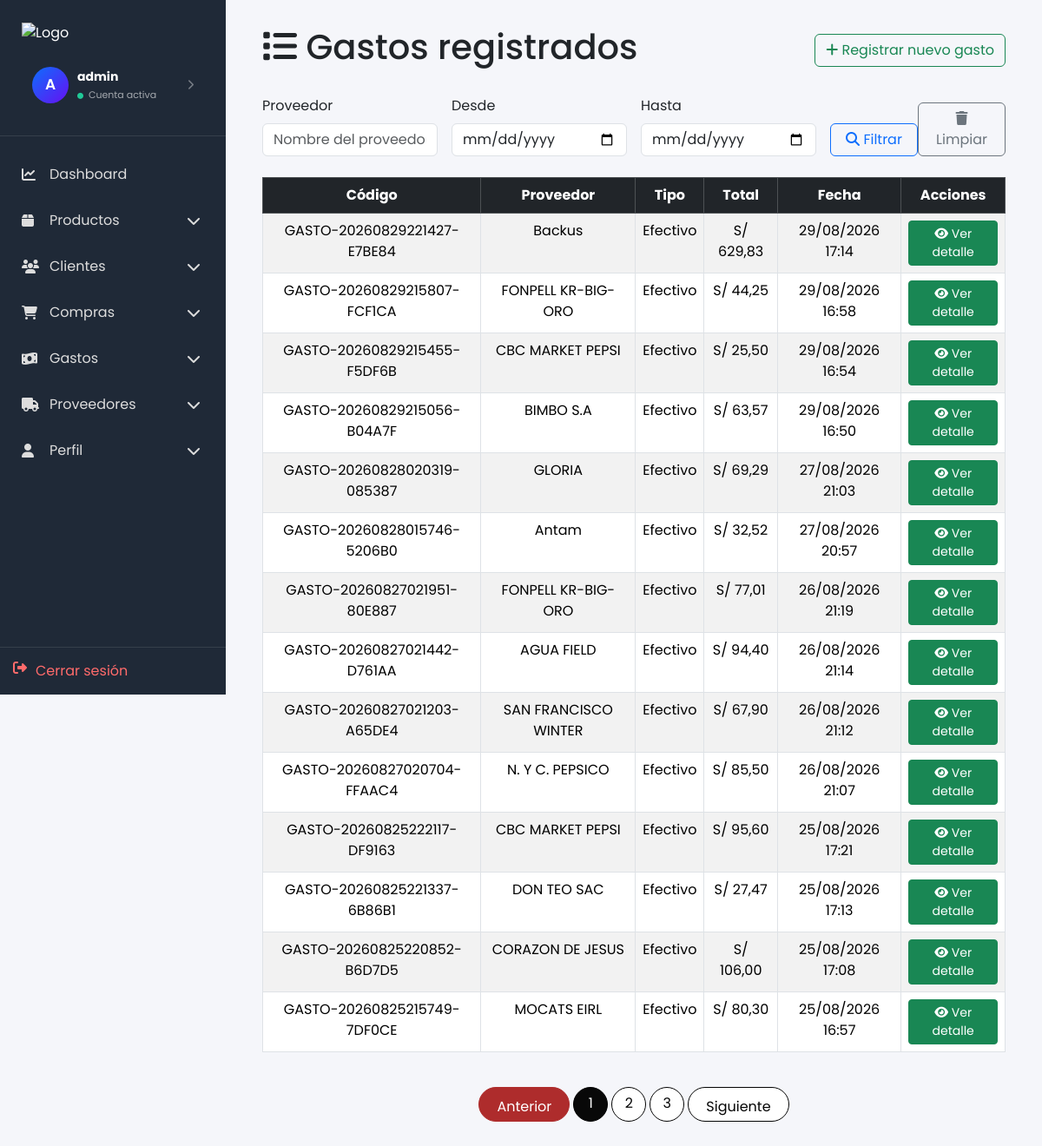
/gastos/lista-gastos/ (signed in), run on an earlier commit of the app's database.
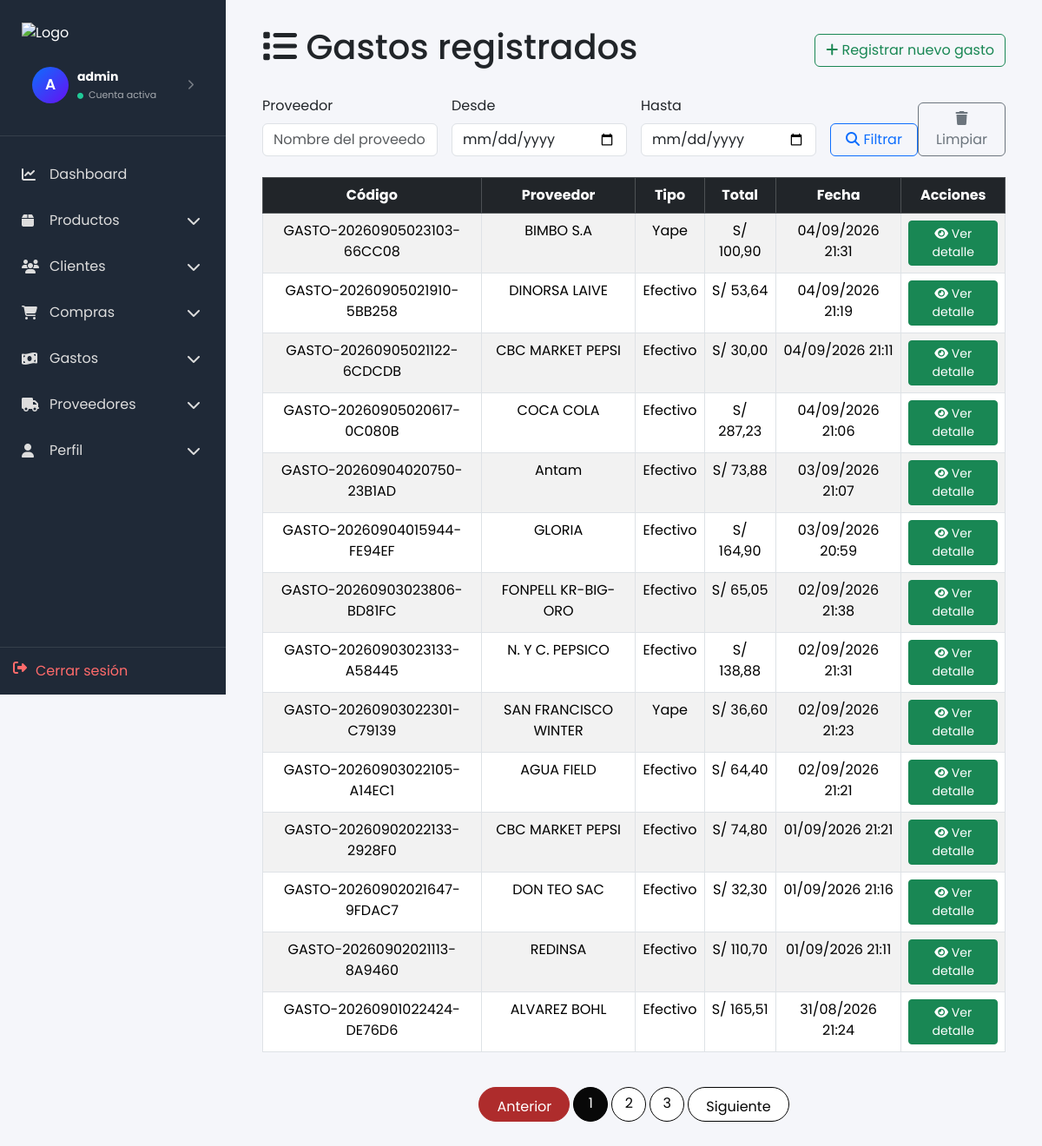
And on a later commit of the database.
### gastos/models.py (models this page shows, shortened)
class Gasto(models.Model):
    TIPO_COMPRA_CHOICES = [
        ('yape', 'Yape'),
        ('efectivo', 'Efectivo'),
        ('fiado', 'Fiado'),
    ]
    codigo = models.CharField(max_length=50, unique=True)
    proveedor = models.ForeignKey(Proveedor, on_delete=models.PROTECT)
    user = models.ForeignKey(settings.AUTH_USER_MODEL, on_delete=models.SET_NULL, null=True, blank=True)
    fecha = models.DateTimeField(auto_now_add=True)
    tipo_compra = models.CharField(max_length=20, choices=TIPO_COMPRA_CHOICES, default='efectivo')
    total = models.DecimalField(max_digits=12, decimal_places=2, default=Decimal('0.00'))
    percepcion = models.DecimalField(max_digits=12, decimal_places=2, default=Decimal('0.00'))
    descripcion = models.TextField(blank=True)
    boletas_storage = FileSystemStorage(
        location=os.path.join(settings.BASE_DIR, 'static', 'img', 'boletas'),
        base_url='/' + os.path.join(settings.STATIC_URL.strip('/'), 'img', 'boletas') + '/',
    )
    imagen = models.FileField(upload_to='', storage=boletas_storage, blank=True, null=True)

class Proveedor(models.Model):
    nombre = models.CharField(max_length=150)
    email = models.EmailField(blank=True)
    telefono = models.CharField(max_length=20, blank=True)
    direccion = models.TextField(blank=True)
    activo = models.BooleanField(default=True)
    fecha_registro = models.DateTimeField(auto_now_add=True)
    class Meta:
        ordering = ['-fecha_registro']
        verbose_name_plural = 'Proveedores'

### gastos/views.py (the view)
# urls.py: path('lista-gastos/', views.lista_gastos, name='lista_gastos'),
@login_required
def lista_gastos(request):
    gastos = Gasto.objects.select_related('proveedor').order_by('-fecha')
    proveedor = request.GET.get('proveedor')
    fecha_inicio = request.GET.get('fecha_inicio')
    fecha_fin = request.GET.get('fecha_fin')
    if proveedor:
        gastos = gastos.filter(proveedor__nombre__icontains=proveedor)
    if fecha_inicio:
        gastos = gastos.filter(fecha__date__gte=fecha_inicio)
    if fecha_fin:
        gastos = gastos.filter(fecha__date__lte=fecha_fin)
    paginator = Paginator(gastos, 14)
    page = request.GET.get('page')
    page_obj = paginator.get_page(page)
    return render(request, 'listaGastos.html', {
        'gastos': page_obj,
        'page_obj': page_obj,
        'proveedor': proveedor,
        'fecha_inicio': fecha_inicio,
        'fecha_fin': fecha_fin,
    })

### gastos/templates/listaGastos.html (shortened to what this page needs)
{% extends 'dashboard_base.html' %}
{% block content %}
<div class="container">
  <div class="d-flex justify-content-between align-items-center mb-4">
    <h1><i class="fas fa-list"></i> Gastos registrados</h1>
    <a href="{% url 'registrar_gastos' %}" class="btn btn-outline-success"><i class="fas fa-plus"></i> Registrar nuevo gasto</a>
  </div>
  <form method="get" class="row g-3 mb-4">
    <div class="col-md-3">
      <label class="form-label">Proveedor</label>
      <input type="text" name="proveedor" class="form-control" placeholder="Nombre del proveedor">
    </div>
    <div class="col-md-3">
      <label class="form-label">Desde</label>
      <input type="date" name="fecha_inicio" class="form-control" value="{{ fecha_inicio }}">
    </div>
    <div class="col-md-3">
      <label class="form-label">Hasta</label>
      <input type="date" name="fecha_fin" class="form-control" value="{{ fecha_fin }}">
    </div>
    <div class="col-md-3 d-flex align-items-end">
      <div class="col-md-6">
      <button class="btn btn-outline-primary w-100"><i class="fas fa-search"></i> Filtrar
      </button>
      </div>
      <div class="col-md-6">
      <a href="{% url 'lista_gastos' %}" class="btn btn-outline-secondary"><i class="fas fa-trash"></i> Limpiar</a>
      </div>
    </div>
  </form>
  {% if gastos %}
    <div class="table-responsive">
      <table class="table table-hover table-striped table-bordered text-center">
        <thead class="table-dark">
          <tr>
            <th>Código</th>
            <th>Proveedor</th>
            <th>Tipo</th>
            <th>Total</th>
            <th>Fecha</th>
            <th>Acciones</th>
          </tr>
        </thead>
        <tbody>
          {% for gasto in gastos %}
            <tr>
              <td>{{ gasto.codigo }}</td>
              <td>{{ gasto.proveedor.nombre }}</td>
              <td>{{ gasto.get_tipo_compra_display }}</td>
              <td>S/ {{ gasto.total }}</td>
              <td>{{ gasto.fecha|date:'d/m/Y H:i' }}</td>
              <td>
                <a href="{% url 'detalle_gasto' gasto.pk %}" class="btn btn-sm btn-success"><i class="fas fa-eye"></i> Ver detalle</a>
              </td>
            </tr>
          {% endfor %}
        </tbody>
      </table>
    </div>
  {% else %}
    <div class="alert alert-info">No hay gastos registrados aún.</div>
  {% endif %}
</div>
{% if page_obj.paginator.num_pages > 1 %}
<nav aria-label="Paginación" class="mt-4">
  <ul class="pagination justify-content-center">
    {% if page_obj.has_previous %}
      <li class="page-item">
        <a class="page-link" href="?q={{ query }}&tipo={{ tipo }}&page={{ page_obj.previous_page_number }}">Anterior</a>
      </li>
    {% else %}
      <li class="page-item disabled"><span class="page-link">Anterior</span></li>
    {% endif %}
    {% for num in page_obj.paginator.page_range %}
      {% if num == page_obj.number %}
        <li class="page-item active"><span class="page-link">{{ num }}</span></li>
      {% elif num >= page_obj.number|add:'-2' and num <= page_obj.number|add:'2' %}
        <li class="page-item"><a class="page-link" href="?q={{ query }}&tipo={{ tipo }}&page={{ num }}">{{ num }}</a></li>
      {% endif %}
    {% endfor %}
    {% if page_obj.has_next %}
      <li class="page-item">
        <a class="page-link" href="?q={{ query }}&tipo={{ tipo }}&page={{ page_obj.next_page_number }}">Siguiente</a>
      </li>
    {% else %}
      <li class="page-item disabled"><span class="page-link">Siguiente</span></li>
    {% endif %}
  </ul>
</nav>
{% endif %}
{% endblock %}

What changed in the data, as far as the page shows it:
no longer on this page (row unchanged): Gasto: codigo "GASTO-20260829221427-E7BE84", proveedor.nombre "Backus", tipo_compra "Efectivo", total "629,83", fecha "29/08/2026 17:14"
no longer on this page (row unchanged): Gasto: codigo "GASTO-20260829215807-FCF1CA", proveedor.nombre "FONPELL KR-BIG-ORO", tipo_compra "Efectivo", total "44,25", fecha "29/08/2026 16:58"
no longer on this page (row unchanged): Gasto: codigo "GASTO-20260829215455-F5DF6B", proveedor.nombre "CBC MARKET PEPSI", tipo_compra "Efectivo", total "25,50", fecha "29/08/2026 16:54"
no longer on this page (row unchanged): Gasto: codigo "GASTO-20260829215056-B04A7F", proveedor.nombre "BIMBO S.A", tipo_compra "Efectivo", total "63,57", fecha "29/08/2026 16:50"
no longer on this page (row unchanged): Gasto: codigo "GASTO-20260828020319-085387", proveedor.nombre "GLORIA", tipo_compra "Efectivo", total "69,29", fecha "27/08/2026 21:03"
no longer on this page (row unchanged): Gasto: codigo "GASTO-20260828015746-5206B0", proveedor.nombre "Antam", tipo_compra "Efectivo", total "32,52", fecha "27/08/2026 20:57"
no longer on this page (row unchanged): Gasto: codigo "GASTO-20260827021951-80E887", proveedor.nombre "FONPELL KR-BIG-ORO", tipo_compra "Efectivo", total "77,01", fecha "26/08/2026 21:19"
no longer on this page (row unchanged): Gasto: codigo "GASTO-20260827021442-D761AA", proveedor.nombre "AGUA FIELD", tipo_compra "Efectivo", total "94,40", fecha "26/08/2026 21:14"
no longer on this page (row unchanged): Gasto: codigo "GASTO-20260827021203-A65DE4", proveedor.nombre "SAN FRANCISCO WINTER", tipo_compra "Efectivo", total "67,90", fecha "26/08/2026 21:12"
no longer on this page (row unchanged): Gasto: codigo "GASTO-20260827020704-FFAAC4", proveedor.nombre "N. Y C. PEPSICO", tipo_compra "Efectivo", total "85,50", fecha "26/08/2026 21:07"
no longer on this page (row unchanged): Gasto: codigo "GASTO-20260825222117-DF9163", proveedor.nombre "CBC MARKET PEPSI", tipo_compra "Efectivo", total "95,60", fecha "25/08/2026 17:21"
no longer on this page (row unchanged): Gasto: codigo "GASTO-20260825221337-6B86B1", proveedor.nombre "DON TEO SAC", tipo_compra "Efectivo", total "27,47", fecha "25/08/2026 17:13"
no longer on this page (row unchanged): Gasto: codigo "GASTO-20260825220852-B6D7D5", proveedor.nombre "CORAZON DE JESUS", tipo_compra "Efectivo", total "106,00", fecha "25/08/2026 17:08"
no longer on this page (row unchanged): Gasto: codigo "GASTO-20260825215749-7DF0CE", proveedor.nombre "MOCATS EIRL", tipo_compra "Efectivo", total "80,30", fecha "25/08/2026 16:57"
added Gasto: codigo "GASTO-20260905023103-66CC08", proveedor.nombre "BIMBO S.A", tipo_compra "Yape", total "100,90", fecha "04/09/2026 21:31"
added Gasto: codigo "GASTO-20260905021910-5BB258", proveedor.nombre "DINORSA LAIVE", tipo_compra "Efectivo", total "53,64", fecha "04/09/2026 21:19"
added Gasto: codigo "GASTO-20260905021122-6CDCDB", proveedor.nombre "CBC MARKET PEPSI", tipo_compra "Efectivo", total "30,00", fecha "04/09/2026 21:11"
added Gasto: codigo "GASTO-20260905020617-0C080B", proveedor.nombre "COCA COLA", tipo_compra "Efectivo", total "287,23", fecha "04/09/2026 21:06"
added Gasto: codigo "GASTO-20260904020750-23B1AD", proveedor.nombre "Antam", tipo_compra "Efectivo", total "73,88", fecha "03/09/2026 21:07"
added Gasto: codigo "GASTO-20260904015944-FE94EF", proveedor.nombre "GLORIA", tipo_compra "Efectivo", total "164,90", fecha "03/09/2026 20:59"
added Gasto: codigo "GASTO-20260903023806-BD81FC", proveedor.nombre "FONPELL KR-BIG-ORO", tipo_compra "Efectivo", total "65,05", fecha "02/09/2026 21:38"
added Gasto: codigo "GASTO-20260903023133-A58445", proveedor.nombre "N. Y C. PEPSICO", tipo_compra "Efectivo", total "138,88", fecha "02/09/2026 21:31"
added Gasto: codigo "GASTO-20260903022301-C79139", proveedor.nombre "SAN FRANCISCO WINTER", tipo_compra "Yape", total "36,60", fecha "02/09/2026 21:23"
added Gasto: codigo "GASTO-20260903022105-A14EC1", proveedor.nombre "AGUA FIELD", tipo_compra "Efectivo", total "64,40", fecha "02/09/2026 21:21"
added Gasto: codigo "GASTO-20260902022133-2928F0", proveedor.nombre "CBC MARKET PEPSI", tipo_compra "Efectivo", total "74,80", fecha "01/09/2026 21:21"
added Gasto: codigo "GASTO-20260902021647-9FDAC7", proveedor.nombre "DON TEO SAC", tipo_compra "Efectivo", total "32,30", fecha "01/09/2026 21:16"
added Gasto: codigo "GASTO-20260902021113-8A9460", proveedor.nombre "REDINSA", tipo_compra "Efectivo", total "110,70", fecha "01/09/2026 21:11"
added Gasto: codigo "GASTO-20260901022424-DE76D6", proveedor.nombre "ALVAREZ BOHL", tipo_compra "Efectivo", total "165,51", fecha "31/08/2026 21:24"
